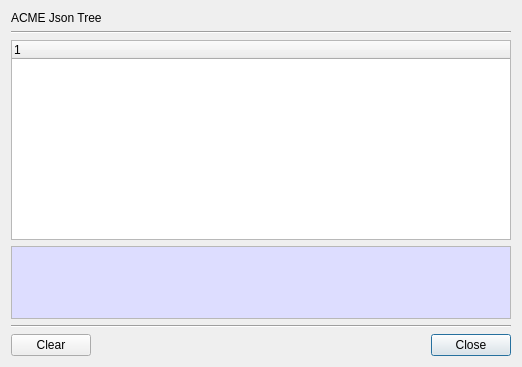
<?xml version="1.0" encoding="UTF-8"?>
<ui version="4.0">
 <class>ACMETreeDlg</class>
 <widget class="QDialog" name="ACMETreeDlg">
  <property name="geometry">
   <rect>
    <x>0</x>
    <y>0</y>
    <width>518</width>
    <height>367</height>
   </rect>
  </property>
  <property name="windowTitle">
   <string>ACME Json Tree View</string>
  </property>
  <layout class="QVBoxLayout" name="verticalLayout">
   <item>
    <widget class="QLabel" name="mTitleLabel">
     <property name="text">
      <string>ACME Json Tree</string>
     </property>
    </widget>
   </item>
   <item>
    <widget class="Line" name="line">
     <property name="orientation">
      <enum>Qt::Horizontal</enum>
     </property>
    </widget>
   </item>
   <item>
    <widget class="QTreeWidget" name="mMsgTree">
     <property name="minimumSize">
      <size>
       <width>500</width>
       <height>200</height>
      </size>
     </property>
     <property name="contextMenuPolicy">
      <enum>Qt::CustomContextMenu</enum>
     </property>
     <column>
      <property name="text">
       <string notr="true">1</string>
      </property>
     </column>
    </widget>
   </item>
   <item>
    <widget class="QPlainTextEdit" name="mMsgText">
     <property name="palette">
      <palette>
       <active>
        <colorrole role="Base">
         <brush brushstyle="SolidPattern">
          <color alpha="255">
           <red>221</red>
           <green>221</green>
           <blue>255</blue>
          </color>
         </brush>
        </colorrole>
       </active>
       <inactive>
        <colorrole role="Base">
         <brush brushstyle="SolidPattern">
          <color alpha="255">
           <red>221</red>
           <green>221</green>
           <blue>255</blue>
          </color>
         </brush>
        </colorrole>
       </inactive>
       <disabled/>
      </palette>
     </property>
     <property name="readOnly">
      <bool>true</bool>
     </property>
    </widget>
   </item>
   <item>
    <widget class="Line" name="line_2">
     <property name="orientation">
      <enum>Qt::Horizontal</enum>
     </property>
    </widget>
   </item>
   <item>
    <layout class="QGridLayout" name="gridLayout">
     <item row="0" column="1">
      <spacer name="horizontalSpacer">
       <property name="orientation">
        <enum>Qt::Horizontal</enum>
       </property>
       <property name="sizeHint" stdset="0">
        <size>
         <width>40</width>
         <height>20</height>
        </size>
       </property>
      </spacer>
     </item>
     <item row="0" column="2">
      <widget class="QPushButton" name="mCloseBtn">
       <property name="text">
        <string>Close</string>
       </property>
      </widget>
     </item>
     <item row="0" column="0">
      <widget class="QPushButton" name="mClearBtn">
       <property name="text">
        <string>Clear</string>
       </property>
      </widget>
     </item>
    </layout>
   </item>
  </layout>
 </widget>
 <resources/>
 <connections/>
</ui>
